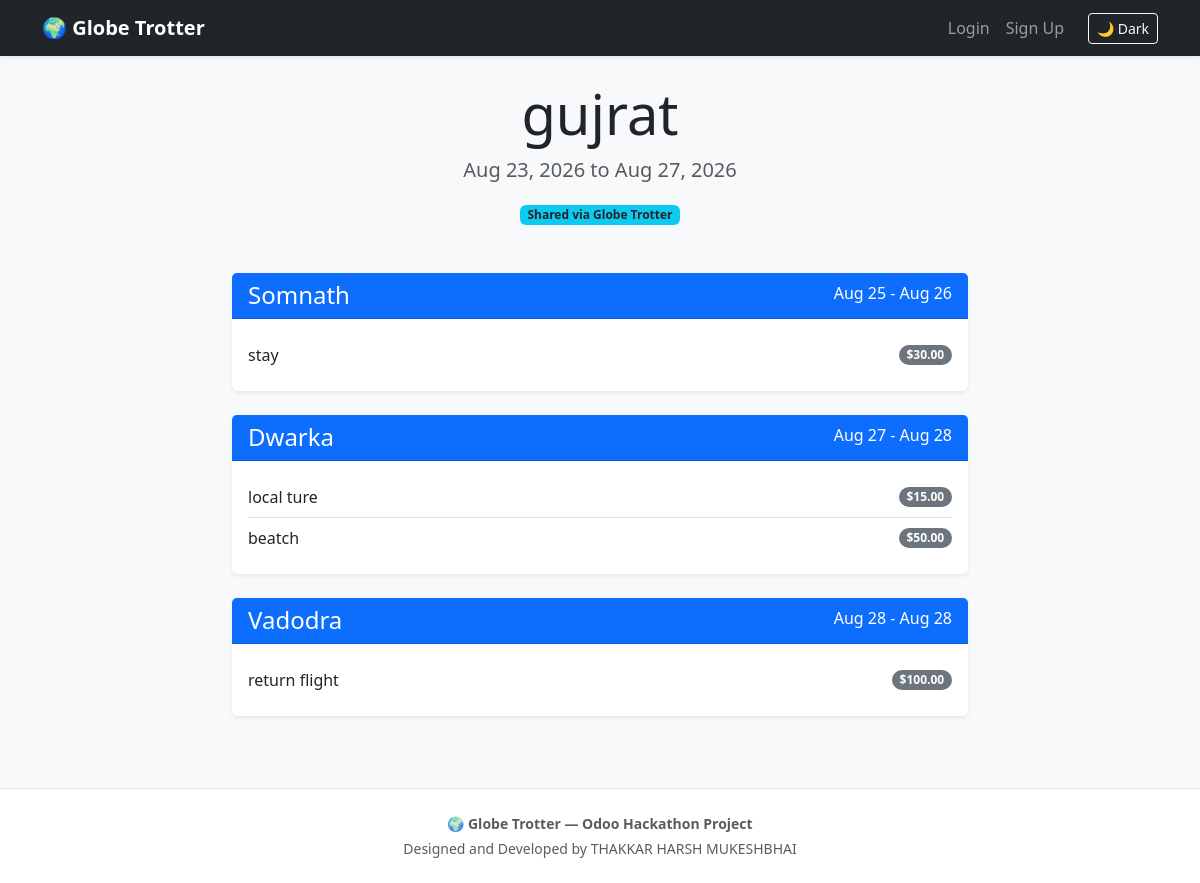
/share/1, run on an earlier commit of the app's database.
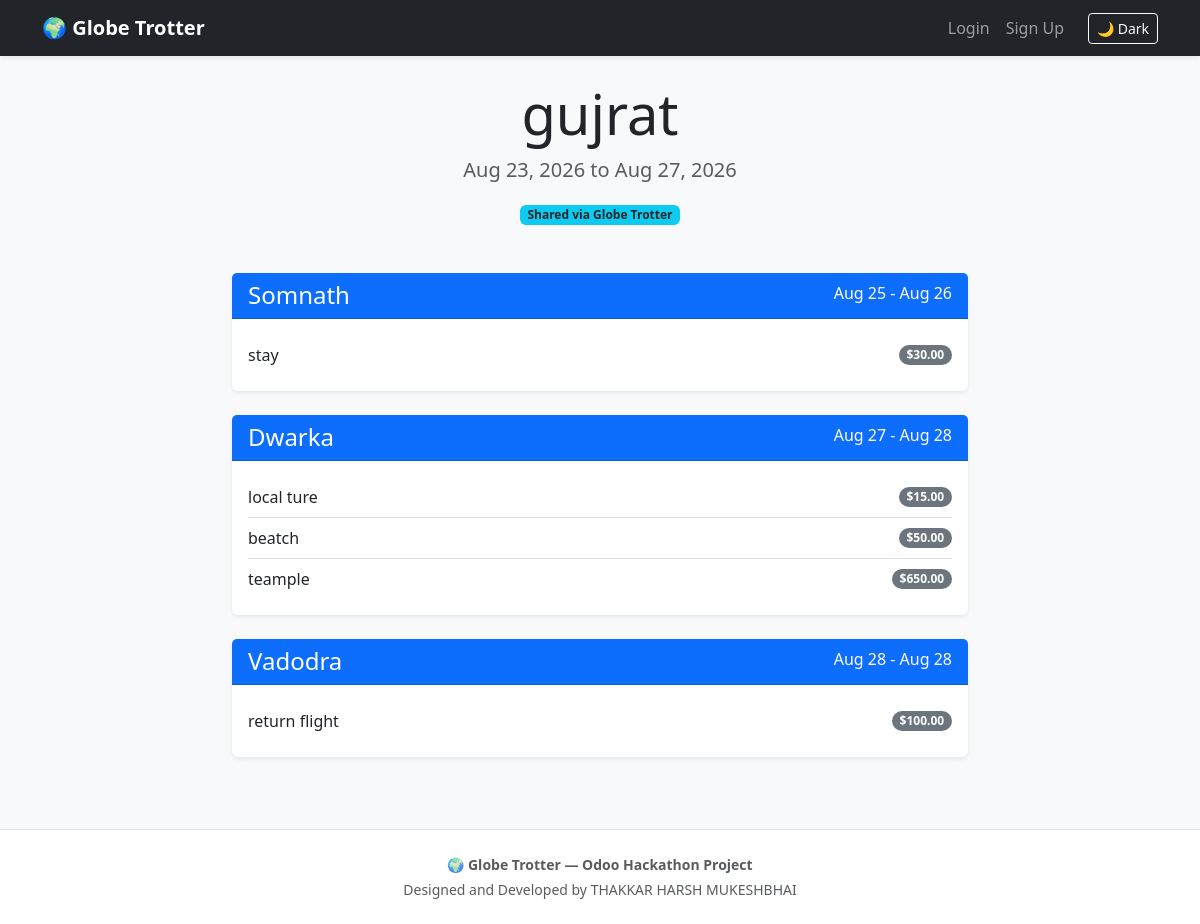
And on a later commit of the database.
### app/models.py (models this page shows)
class Stop(db.Model):
    id = db.Column(db.Integer, primary_key=True)
    trip_id = db.Column(db.Integer, db.ForeignKey('trip.id'), nullable=False) # Links the stop to a trip
    city_name = db.Column(db.String(100), nullable=False)
    arrival_date = db.Column(db.Date, nullable=False)
    departure_date = db.Column(db.Date, nullable=False)
    activities = db.relationship('Activity', backref='stop', lazy=True, cascade="all, delete-orphan")

class Activity(db.Model):
    id = db.Column(db.Integer, primary_key=True)
    stop_id = db.Column(db.Integer, db.ForeignKey('stop.id'), nullable=False) # Links activity to a stop
    name = db.Column(db.String(150), nullable=False)
    cost = db.Column(db.Float, default=0.0)
    activity_date = db.Column(db.Date, nullable=False)

### app/routes.py (the view)
@auth.route('/share/<int:trip_id>')
def share_trip(trip_id):
    trip = Trip.query.get_or_404(trip_id)
    stops = Stop.query.filter_by(trip_id=trip.id).order_by(Stop.arrival_date).all()
    return render_template('share_trip.html', trip=trip, stops=stops)

### app/templates/share_trip.html
{% extends "base.html" %}
{% block content %}
<div class="text-center mb-5 mt-4">
    <h1 class="display-4">{{ trip.title }}</h1>
    <p class="lead text-muted">
        {{ trip.start_date.strftime('%b %d, %Y') }} to {{ trip.end_date.strftime('%b %d, %Y') }}
    </p>
    <span class="badge bg-info text-dark">Shared via Globe Trotter</span>
</div>
<div class="row justify-content-center">
    <div class="col-md-8">
        {% if stops %}
            <div class="timeline">
                {% for stop in stops %}
                <div class="card mb-4 shadow-sm border-0">
                    <div class="card-header bg-primary text-white d-flex justify-content-between">
                        <h4 class="mb-0">{{ stop.city_name }}</h4>
                        <span>{{ stop.arrival_date.strftime('%b %d') }} - {{ stop.departure_date.strftime('%b %d') }}</span>
                    </div>
                    <div class="card-body">
                        {% if stop.activities %}
                            <ul class="list-group list-group-flush">
                                {% for activity in stop.activities %}
                                <li class="list-group-item d-flex justify-content-between align-items-center px-0">
                                    {{ activity.name }}
                                    <span class="badge bg-secondary rounded-pill">${{ "%.2f"|format(activity.cost) }}</span>
                                </li>
                                {% endfor %}
                            </ul>
                        {% else %}
                            <p class="text-muted mb-0">Exploring the city...</p>
                        {% endif %}
                    </div>
                </div>
                {% endfor %}
            </div>
        {% else %}
            <div class="text-center p-5">
                <h5 class="text-muted">The itinerary is still being planned!</h5>
            </div>
        {% endif %}
    </div>
</div>
{% endblock %}

What changed in the data, as far as the page shows it:
added Activity: name "teample", cost "650.00", shown under Stop "Dwarka"
